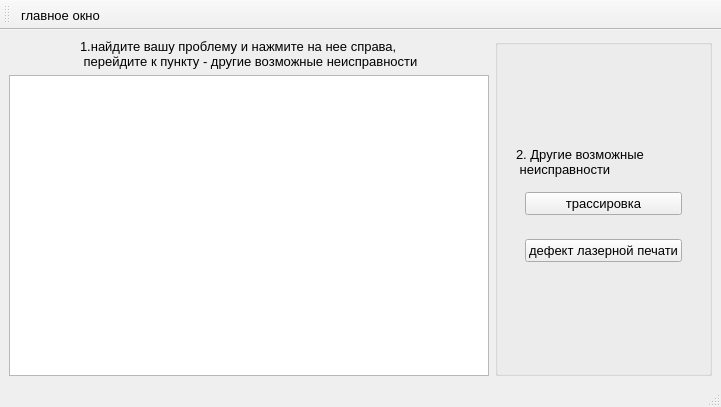
<?xml version="1.0" encoding="UTF-8"?>
<ui version="4.0">
 <class>wfaksregim</class>
 <widget class="QMainWindow" name="wfaksregim">
  <property name="geometry">
   <rect>
    <x>0</x>
    <y>0</y>
    <width>721</width>
    <height>407</height>
   </rect>
  </property>
  <property name="font">
   <font>
    <pointsize>10</pointsize>
   </font>
  </property>
  <property name="windowTitle">
   <string>Неиспраности факсимильного режима</string>
  </property>
  <widget class="QWidget" name="centralwidget">
   <layout class="QGridLayout" name="gridLayout_2">
    <item row="0" column="0">
     <layout class="QGridLayout" name="gridLayout">
      <item row="0" column="0">
       <layout class="QVBoxLayout" name="verticalLayout">
        <item alignment="Qt::AlignHCenter">
         <widget class="QLabel" name="label">
          <property name="text">
           <string>1.найдите вашу проблему и нажмите на нее справа, 
 перейдите к пункту - другие возможные неисправности</string>
          </property>
         </widget>
        </item>
        <item>
         <layout class="QHBoxLayout" name="horizontalLayout_2">
          <item>
           <widget class="QTableView" name="faksregim">
            <property name="font">
             <font>
              <pointsize>10</pointsize>
             </font>
            </property>
            <property name="midLineWidth">
             <number>1</number>
            </property>
            <property name="sizeAdjustPolicy">
             <enum>QAbstractScrollArea::AdjustToContents</enum>
            </property>
           </widget>
          </item>
         </layout>
        </item>
       </layout>
      </item>
      <item row="0" column="1">
       <widget class="QGroupBox" name="groupBox">
        <layout class="QVBoxLayout" name="verticalLayout_2">
         <item alignment="Qt::AlignHCenter|Qt::AlignVCenter">
          <widget class="QWidget" name="verticalWidget" native="true">
           <layout class="QVBoxLayout" name="verticalLayout_5">
            <item>
             <widget class="QLabel" name="label_2">
              <property name="text">
               <string>2. Другие возможные
 неисправности</string>
              </property>
             </widget>
            </item>
            <item>
             <widget class="QWidget" name="horizontalWidget_2" native="true">
              <layout class="QHBoxLayout" name="horizontalLayout_3">
               <item>
                <widget class="QPushButton" name="tras">
                 <property name="text">
                  <string>трассировка</string>
                 </property>
                </widget>
               </item>
              </layout>
             </widget>
            </item>
            <item>
             <widget class="QWidget" name="horizontalWidget_3" native="true">
              <layout class="QHBoxLayout" name="horizontalLayout_4">
               <item>
                <widget class="QPushButton" name="deflr">
                 <property name="text">
                  <string>дефект лазерной печати</string>
                 </property>
                </widget>
               </item>
              </layout>
             </widget>
            </item>
           </layout>
          </widget>
         </item>
        </layout>
       </widget>
      </item>
     </layout>
    </item>
   </layout>
  </widget>
  <widget class="QMenuBar" name="menubar">
   <property name="geometry">
    <rect>
     <x>0</x>
     <y>0</y>
     <width>721</width>
     <height>21</height>
    </rect>
   </property>
  </widget>
  <widget class="QStatusBar" name="statusbar"/>
  <widget class="QToolBar" name="toolBar">
   <property name="windowTitle">
    <string>toolBar</string>
   </property>
   <attribute name="toolBarArea">
    <enum>TopToolBarArea</enum>
   </attribute>
   <attribute name="toolBarBreak">
    <bool>false</bool>
   </attribute>
   <addaction name="main"/>
  </widget>
  <action name="main">
   <property name="icon">
    <iconset>
     <normaloff>icon/menu.png</normaloff>icon/menu.png</iconset>
   </property>
   <property name="text">
    <string>главное окно</string>
   </property>
  </action>
 </widget>
 <resources/>
 <connections/>
</ui>
